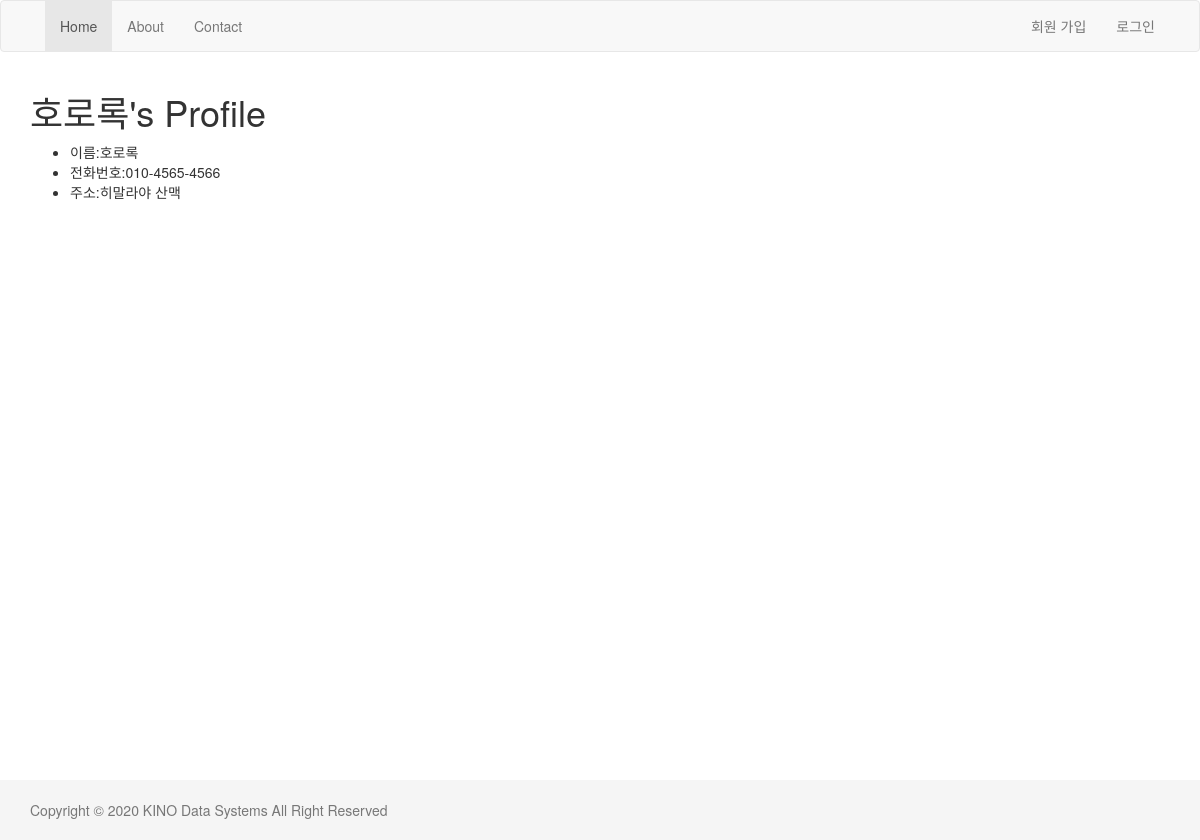
Screenshot of /blog/blog/profile/ with the database file from the repository.
### blog/models.py (models this page shows, shortened)
class User(models.Model):
    name = models.CharField(max_length=50)

class Profile(models.Model):
    user = models.OneToOneField(User, on_delete=models.CASCADE)
    phone_number = models.CharField(max_length=20)
    address = models.CharField(max_length=50)

### blog/views.py (the view)
# urls.py: path('blog/profile/', views.profile),
def profile(request):
    user = User.objects.first()
    return render(request, 'blog/profile.html', {'user': user})

### blog/templates/blog/profile.html (shortened to what this page needs)
{% extends "layout.html" %}
{% block content %}
  <h1> {{user.name}}'s Profile </h1>
  <ul>
    <li> 이름:{{user.name}}</li>
    <li>전화번호:{{user.profile.phone_number}}</li>
    <li>주소:{{user.profile.address}}</li>
  </ul>
{% endblock content %}

### templates/layout.html (style rules this page uses)
html { position: relative; min-height: 100% }
body { margin-bottom: 60px }

### rows the page displays
User: name "호로록", profile.phone_number "010-4565-4566", profile.address "히말라야 산맥"
